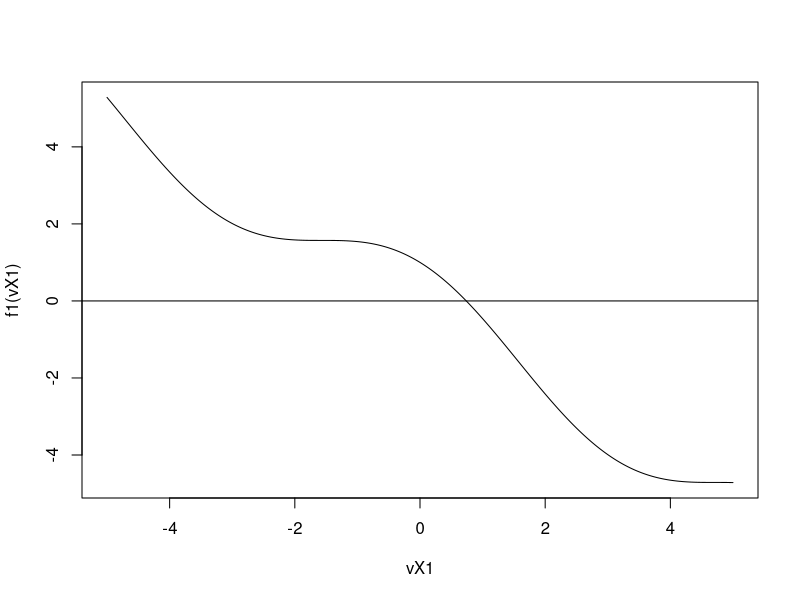
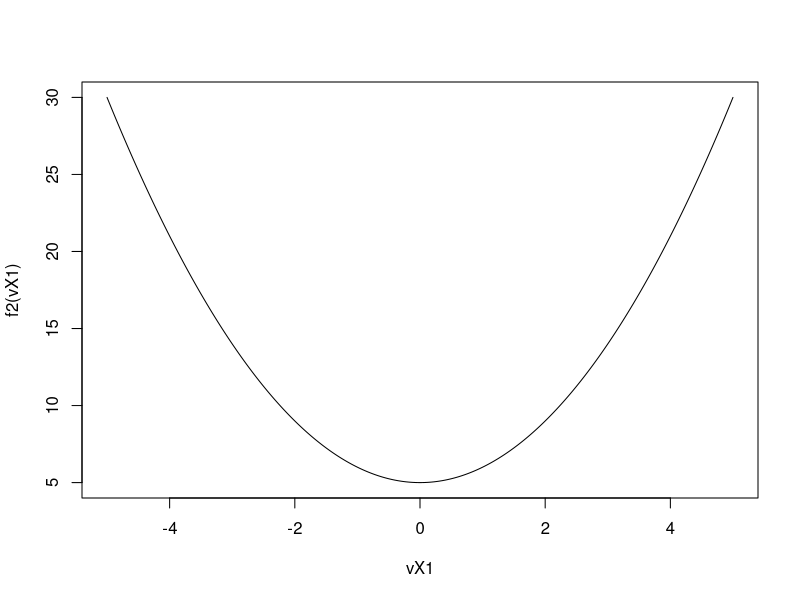

Recreate these plots in R, in order. (Note: this script raises an error after producing the figures.)
#Secant root-finding method with example

## Secant method
secant <- function(f, dX0, dX1, dTol = 1e-9, max.iter = 1000, ...) {
  #Initial conditions
  dX_0 <- dX0
  dX_1 <- dX1
  fx0 <- f(dX_0, ...)
  fx1 <- f(dX_1, ...)
  iter <- 0
  while((abs(fx1)) > dTol && (iter < max.iter)) {
    dX_2 <- dX_1 - fx1 * (dX_0 - dX_1)/(fx0 - fx1)
    dX_0 <- dX_1
    dX_1 <- dX_2
    fx0 <- f(dX_0, ...)
    fx1 <- f(dX_1, ...)
    iter <- iter + 1
    cat("At iteration", iter, "value of x is:", dX_1, "\n")
  }
  if (abs(fx1) > dTol) {
    return(list("Algoritmen" = "failed to converge", "value of x is" = dX_1))
  } else {
    return(list("Algorithm" = "converged", "value of x is" = dX_1))
  }
}

#Example 1 - a function with a root 
f1 <- function(dX) cos(dX) - dX

#Plot the function
vX1 <- seq(-5, 5, 0.01)
plot(vX1, f1(vX1), type="l")
abline(h = 0) #add horizontal line at x = 0

dRoot_sec <- secant(f1, dX0 = -5, dX1 = 5)
dRoot_sec

uniroot(f = f1, lower = -5, upper = 5)

#Example 2 - a function with no root
f2 <- function(dX) dX^2 + 5

#Plot the function
vX1 <- seq(-5, 5, 0.01)
plot(vX1, f2(vX1), type = "l")
abline(h = 0) #add horizontal line at x = 0 

dRoot_sec <- secant(f2, dX0 = -5, dX1 = 5)
dRoot_sec
